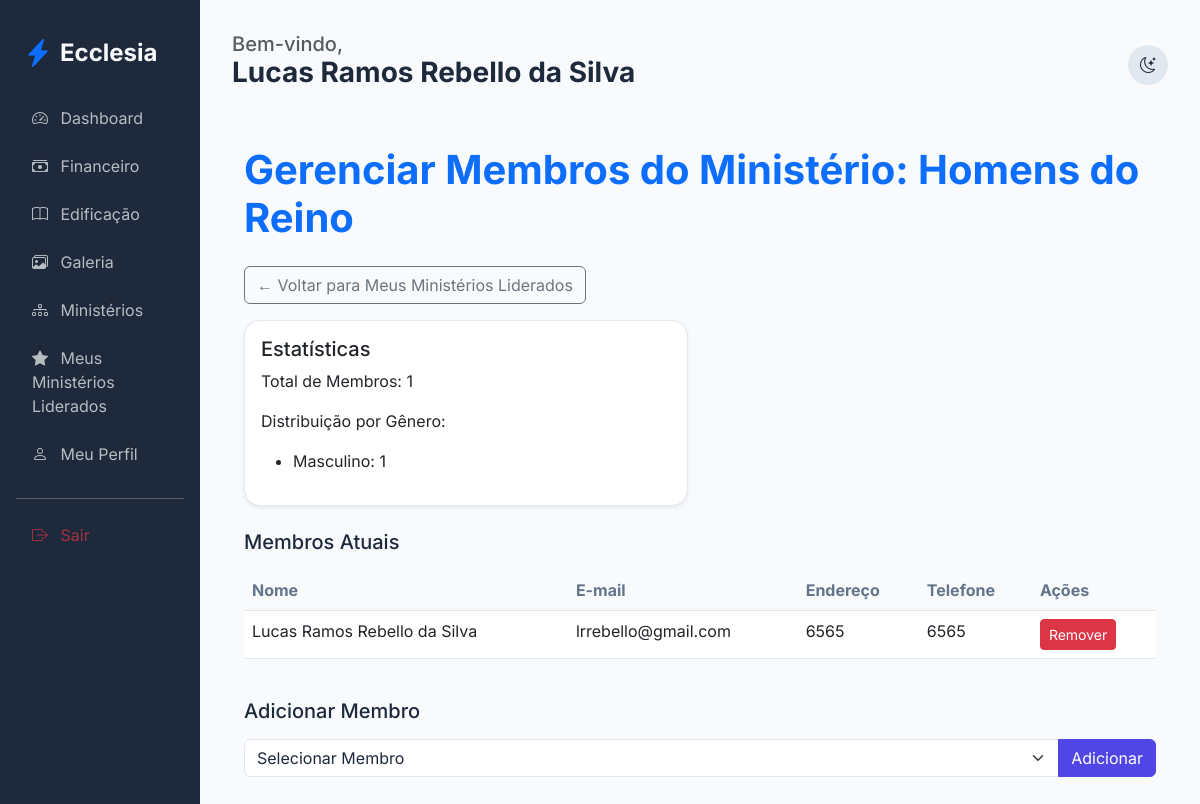
/members/ministry/3/manage-members (signed in), run on the app's committed database.
### app/core/models.py (models this page shows, shortened)
class User(db.Model, UserMixin):
    id = db.Column(db.Integer, primary_key=True)
    name = db.Column(db.String(100), nullable=False)
    email = db.Column(db.String(120), unique=True, nullable=False)
    password_hash = db.Column(db.String(128))
    birth_date = db.Column(db.Date)
    gender = db.Column(db.String(20))
    documents = db.Column(db.String(200)) # Flexível para diferentes países
    address = db.Column(db.Text)
    phone = db.Column(db.String(50))
    profile_photo = db.Column(db.String(255), nullable=True)  # Novo campo para foto do usuário
    status = db.Column(db.String(20), default='pending') # pending, active, rejected
    is_ministry_leader = db.Column(db.Boolean, default=False)
    church_id = db.Column(db.Integer, db.ForeignKey('church.id'))
    family_id = db.Column(db.Integer, db.ForeignKey('family.id'), nullable=True)
    church_role_id = db.Column(db.Integer, db.ForeignKey('church_role.id'), nullable=True)
    ministries = db.relationship('Ministry', secondary=member_ministries, backref=db.backref('members', lazy='dynamic'))
    can_manage_ministries = db.Column(db.Boolean, default=False)
    can_manage_media = db.Column(db.Boolean, default=False)
    can_publish_devotionals = db.Column(db.Boolean, default=False)
    can_approve_members = db.Column(db.Boolean, default=False)
    can_manage_finance = db.Column(db.Boolean, default=False)
    can_manage_kids = db.Column(db.Boolean, default=False)
    can_manage_events = db.Column(db.Boolean, default=False)  # para eventos gerais

class Ministry(db.Model):
    id = db.Column(db.Integer, primary_key=True)
    name = db.Column(db.String(100), nullable=False)
    description = db.Column(db.Text)
    church_id = db.Column(db.Integer, db.ForeignKey('church.id'))
    leader_id = db.Column(db.Integer, db.ForeignKey('user.id'), nullable=True)
    events = db.relationship('Event', backref='ministry', lazy=True)
    leader = db.relationship('User', foreign_keys=[leader_id])

### app/modules/members/routes.py (the view)
@members_bp.route('/ministry/<int:ministry_id>/manage-members')
@login_required
def ministry_manage_members(ministry_id):
    ministry = Ministry.query.get_or_404(ministry_id)
    is_leader = ministry.leader_id == current_user.id
    is_authorized = is_leader or can_manage_ministries()
    if not is_authorized:
        flash('Acesso negado.', 'danger')
        return redirect(url_for('members.my_led_ministries'))
    current_members = ministry.members.all()
    available_members = User.query.filter(
        User.church_id == current_user.church_id,
        User.status == 'active',
        ~User.ministries.any(Ministry.id == ministry_id)
    ).order_by(User.name).all()
    total_members = len(current_members)
    gender_count = db.session.query(User.gender, func.count(User.id)).filter(
        User.id.in_([m.id for m in current_members])
    ).group_by(User.gender).all()
    return render_template('members/ministry_manage_members.html',
                           ministry=ministry,
                           current_members=current_members,
                           available_members=available_members,
                           total_members=total_members,
                           gender_count=gender_count,
                           is_leader=is_leader)  # Passa is_leader para mostrar endereço/phone

### app/templates/members/ministry_manage_members.html (shortened to what this page needs)
{% extends "base.html" %}
{% block content %}
<div class="container py-4">
    <h1 class="fw-bold text-primary mb-4">Gerenciar Membros do Ministério: {{ ministry.name }}</h1>
    <a href="{{ url_for('members.my_led_ministries') }}" class="btn btn-outline-secondary mb-3">
        ← Voltar para Meus Ministérios Liderados
    </a>
    <div class="row mb-4">
        <div class="col-md-6">
            <div class="card shadow-sm">
                <div class="card-body">
                    <h5>Estatísticas</h5>
                    <p>Total de Membros: {{ total_members }}</p>
                    <p>Distribuição por Gênero:</p>
                    <ul>
                        {% for gender, count in gender_count %}
                        <li>{{ gender or 'Não informado' }}: {{ count }}</li>
                        {% endfor %}
                    </ul>
                </div>
            </div>
        </div>
    </div>
    <h5 class="mb-3">Membros Atuais</h5>
    <div class="table-responsive mb-4">
        <table class="table table-hover">
            <thead>
                <tr>
                    <th>Nome</th>
                    <th>E-mail</th>
                    {% if is_leader %}
                    <th>Endereço</th>
                    <th>Telefone</th>
                    {% endif %}
                    <th>Ações</th>
                </tr>
            </thead>
            <tbody>
                {% for member in current_members %}
                <tr>
                    <td>{{ member.name }}</td>
                    <td>{{ member.email }}</td>
                    {% if is_leader %}
                    <td>{{ member.address or 'Não informado' }}</td>
                    <td>{{ member.phone or 'Não informado' }}</td>
                    {% endif %}
                    <td>
                        <form method="POST" action="{{ url_for('members.ministry_remove_member', ministry_id=ministry.id, user_id=member.id) }}">
                            <button type="submit" class="btn btn-sm btn-danger">Remover</button>
                        </form>
                    </td>
                </tr>
                {% endfor %}
            </tbody>
        </table>
    </div>
    <h5 class="mb-3">Adicionar Membro</h5>
    <form method="POST" action="{{ url_for('members.ministry_add_member', ministry_id=ministry.id) }}">
        <div class="input-group">
            <select name="user_id" class="form-select">
                <option value="">Selecionar Membro</option>
            </select>
            <button type="submit" class="btn btn-primary">Adicionar</button>
        </div>
    </form>
</div>
{% endblock %}

### app/templates/base.html (shortened to what this page needs)
<!DOCTYPE html>
<html lang="pt-BR">
<head>
    <link href="https://cdn.jsdelivr.net/npm/bootstrap@5.3.0/dist/css/bootstrap.min.css" rel="stylesheet">
    <link href="https://cdn.jsdelivr.net/npm/bootstrap-icons@1.10.0/font/bootstrap-icons.css" rel="stylesheet">
    <link rel="stylesheet" href="{{ url_for('static', filename='css/premium.css') }}">
</head>
<body>
    <div class="container-fluid">
        <div class="row">
            {% if current_user.is_authenticated %}
            <div class="col-md-3 col-lg-2 sidebar d-none d-md-block">
                <div class="d-flex align-items-center mb-4 px-2">
                    <i class="bi bi-lightning-charge-fill text-primary fs-3 me-2"></i>
                    <h4 class="mb-0 fw-bold">Ecclesia</h4>
                </div>
                <nav class="nav flex-column">
                    <a class="nav-link {{ 'active' if request.endpoint == 'members.dashboard' }}" href="{{ url_for('members.dashboard') }}">
                        <i class="bi bi-speedometer2 me-2"></i> Dashboard
                    </a>
                    <a class="nav-link {{ 'active' if 'finance' in request.endpoint }}" href="{{ url_for('finance.dashboard') }}">
                        <i class="bi bi-cash-stack me-2"></i> Financeiro
                    </a>
                    <a class="nav-link {{ 'active' if 'edification' in request.endpoint }}" href="{{ url_for('edification.studies') }}">
                        <i class="bi bi-book me-2"></i> Edificação
                    </a>
                    <a class="nav-link {{ 'active' if 'gallery' in request.endpoint }}" href="{{ url_for('edification.gallery') }}">
                        <i class="bi bi-images me-2"></i> Galeria
                    </a>
                    <a class="nav-link {{ 'active' if 'ministries' in request.endpoint }}" href="{{ url_for('members.list_ministries') }}">
                        <i class="bi bi-diagram-3 me-2"></i> Ministérios
                    </a>
                    {% if current_user.is_authenticated %}
                        {% set has_led_ministries = namespace(value=false) %}
                        {% for ministry in current_user.ministries %}
                            {% if ministry.leader_id == current_user.id %}
                                {% set has_led_ministries.value = true %}
                            {% endif %}
                        {% endfor %}
                        {% if has_led_ministries.value %}
                        <a class="nav-link {{ 'active' if 'my_led_ministries' in request.endpoint }}" href="{{ url_for('members.my_led_ministries') }}">
                            <i class="bi bi-star-fill me-2"></i> Meus Ministérios Liderados
                        </a>
                        {% endif %}
                    {% endif %}
                    <a class="nav-link" href="{{ url_for('members.profile') }}">
                        <i class="bi bi-person me-2"></i> Meu Perfil
                    </a>
                    <hr class="my-3 opacity-25">
                    <a class="nav-link text-danger" href="{{ url_for('auth.logout') }}">
                        <i class="bi bi-box-arrow-right me-2"></i> Sair
                    </a>
                </nav>
            </div>
            {% endif %}
            <div class="col-md-9 col-lg-10 main-content {{ 'mx-auto' if not current_user.is_authenticated }}">
                <header class="d-flex justify-content-between align-items-center mb-4">
                    <div>
                        {% if current_user.is_authenticated %}
                        <h5 class="text-muted mb-0">Bem-vindo,</h5>
                        <h3 class="fw-bold">{{ current_user.name }}</h3>
                        {% endif %}
                    </div>
                    <div class="d-flex align-items-center gap-3">
                        <div class="theme-toggle" onclick="toggleTheme()">
                            <i class="bi bi-moon-stars" id="theme-icon"></i>
                        </div>
                    </div>
                </header>
                {% block content %}{% endblock %}
            </div>
        </div>
    </div>
</body>
</html>

### app/static/css/premium.css (style rules this page uses)
:root { --primary: #4f46e5; --primary-hover: #4338ca; --secondary: #64748b; --success: #10b981; --danger: #ef4444; --warning: #f59e0b; --info: #06b6d4; --bg-main: #f8fafc; --bg-card: #ffffff; --text-main: #1e293b; --text-muted: #64748b; --border: #e2e8f0; --sidebar-bg: #1e293b; --sidebar-text: #f8fafc; --input-bg: #ffffff; }
body { font-family: 'Inter', sans-serif; background-color: var(--bg-main); color: var(--text-main); transition: all 0.3s ease; }
.sidebar { background-color: var(--sidebar-bg); color: var(--sidebar-text); min-height: 100vh; padding: 2rem 1rem; }
.nav-link { color: var(--sidebar-text); opacity: 0.7; transition: all 0.2s; border-radius: 0.5rem; margin-bottom: 0.5rem; }
.main-content { padding: 2rem; }
.card { background-color: var(--bg-card); border: 1px solid var(--border); border-radius: 1rem; box-shadow: 0 4px 6px -1px rgb(0 0 0 / 0.1); transition: transform 0.2s; }
.btn-primary { background-color: var(--primary); border-color: var(--primary); }
.form-control, .form-select { background-color: var(--input-bg); border-color: var(--border); color: var(--text-main); }
.table { color: var(--text-main); }
.table thead th { background-color: var(--bg-main); border-bottom-color: var(--border); color: var(--text-muted); }
.table td { border-bottom-color: var(--border); }
.theme-toggle { cursor: pointer; padding: 0.5rem; border-radius: 50%; background: var(--border); display: flex; align-items: center; justify-content: center; width: 40px; height: 40px; }

### data on the page
User: name "Lucas Ramos Rebello da Silva", gender "Masculino", church "1", email "lrrebello@gmail.com", address "6565", phone "6565"
Ministry: name "Homens do Reino"

### other printed values
{{ total_members }} "1"
